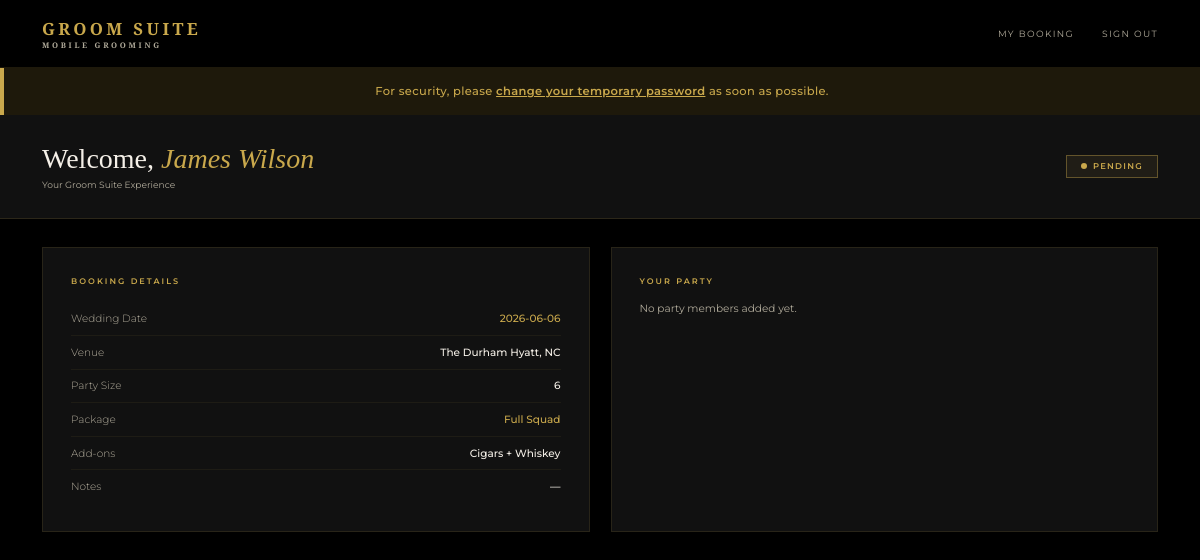
The page /portal (signed in) on the database its author committed.
### models.py (models this page shows)
class User(UserMixin, db.Model):
    id = db.Column(db.Integer, primary_key=True)
    name = db.Column(db.String(100), nullable=False)
    email = db.Column(db.String(120), unique=True, nullable=False)
    password = db.Column(db.String(200), nullable=False)
    role = db.Column(db.String(20), default='client')
    password_changed = db.Column(db.Boolean, default=False)
    bookings = db.relationship('Booking', backref='client', lazy=True)

class Booking(db.Model):
    id = db.Column(db.Integer, primary_key=True)
    wedding_date = db.Column(db.String(50), nullable=False)
    venue = db.Column(db.String(200), nullable=False)
    start_time = db.Column(db.String(20))
    party_size = db.Column(db.Integer, default=1)
    package = db.Column(db.String(100))
    addons = db.Column(db.String(200))
    notes = db.Column(db.Text)
    status = db.Column(db.String(20), default='pending')
    created_at = db.Column(db.DateTime, default=datetime.utcnow)
    user_id = db.Column(db.Integer, db.ForeignKey('user.id'), nullable=False)
    party_members = db.relationship('PartyMember', backref='booking', lazy=True)

### routes.py (the view)
    @app.route('/portal')
    @login_required
    def portal():
        if current_user.role == 'admin':
            return redirect(url_for('admin_dashboard'))
        booking = Booking.query.filter_by(user_id=current_user.id).first()
        return render_template('portal.html', booking=booking)

### auth.py (called while the page is built)
def register_routes(app, login_manager):
    @login_manager.user_loader
    def load_user(user_id):
        return db.session.get(User, int(user_id))
    @app.route('/login', methods=['GET', 'POST'])
    def login():
        if request.method == 'POST':
            email = request.form.get('email')
            password = request.form.get('password')
            user = User.query.filter_by(email=email).first()
            if user and check_password_hash(user.password, password):
                login_user(user)
                if user.role == 'admin':
                    return redirect(url_for('index'))
                return redirect(url_for('portal'))
            flash('Invalid email or password')
        return render_template('login.html')
    @app.route('/logout')
    @login_required
    def logout():
        logout_user()
        return redirect(url_for('index'))

### templates/portal.html (shortened to what this page needs)
{% extends 'base.html' %}
{% block content %}
{% if not current_user.password_changed %}
<div class="flash" style="text-align:center;">
  For security, please <a href="{{ url_for('change_password') }}" style="color:var(--gold);font-weight:600;text-decoration:underline;">change your temporary password</a> as soon as possible.
</div>
{% endif %}
<div class="portal-header">
  <div>
    <h1 class="portal-greeting">Welcome, <span>{{ current_user.name }}</span></h1>
    <p class="portal-meta">Your Groom Suite Experience</p>
  </div>
  {% if booking %}
  <div class="status-badge status-{{ booking.status }}">
    <span class="status-dot"></span>
    {{ booking.status|capitalize }}
  </div>
  {% endif %}
</div>
<div class="portal-body">
  {% if booking %}
  <div class="portal-card">
    <div class="portal-card-title">Booking Details</div>
    <div class="detail-row">
      <span class="detail-label">Wedding Date</span>
      <span class="detail-value gold">{{ booking.wedding_date }}</span>
    </div>
    <div class="detail-row">
      <span class="detail-label">Venue</span>
      <span class="detail-value">{{ booking.venue }}</span>
    </div>
    <div class="detail-row">
      <span class="detail-label">Party Size</span>
      <span class="detail-value">{{ booking.party_size }}</span>
    </div>
    <div class="detail-row">
      <span class="detail-label">Package</span>
      <span class="detail-value gold">{{ booking.package or 'TBD' }}</span>
    </div>
    <div class="detail-row">
      <span class="detail-label">Add-ons</span>
      <span class="detail-value">{{ booking.addons or 'None' }}</span>
    </div>
    <div class="detail-row">
      <span class="detail-label">Notes</span>
      <span class="detail-value">{{ booking.notes or '—' }}</span>
    </div>
  </div>
  <div class="portal-card">
    <div class="portal-card-title">Your Party</div>
    {% if booking.party_members %}
      {% for member in booking.party_members %}
      <div class="detail-row">
        <span class="detail-label">{{ member.name }}</span>
        <span class="detail-value">{{ member.service }}</span>
      </div>
      {% endfor %}
    {% else %}
      <p style="color:var(--white-dim);font-size:0.75rem;">No party members added yet.</p>
    {% endif %}
  </div>
  {% else %}
  <div class="empty-state">
    <p>You don't have a booking yet.</p>
    <a href="{{ url_for('index') }}" class="btn-gold" style="margin-top:1.5rem;width:auto;padding:0.75rem 2rem;">Submit an Inquiry</a>
  </div>
  {% endif %}
</div>
{% endblock %}

### static/css/style.css (style rules this page uses)
*, *::before, *::after { box-sizing: border-box; margin: 0; padding: 0; }
:root { --gold: #C9A84C; --gold-light: #E8C96A; --gold-dim: #8a6f2e; --black: #000000; --black-2: #111111; --black-3: #1A1A1A; --black-5: #2C2C2C; --white: #F5F0E8; --white-dim: #b0aa9a; --font-display: 'Cormorant Garamond', serif; --font-body: 'Montserrat', sans-serif; }
html { font-size: 14px; }
body { font-family: var(--font-body); background: var(--black); color: var(--white); min-height: 100vh; }
.flash { background: rgba(201,168,76,0.15); border-left: 4px solid var(--gold); padding: 1.2rem 2rem; font-size: 0.82rem; color: var(--gold); text-align: center; letter-spacing: 0.03em; font-weight: 500; }
.portal-header { padding: 2rem 3rem; background: var(--black-2); border-bottom: 1px solid rgba(201,168,76,0.15); display: flex; align-items: center; justify-content: space-between; }
.portal-greeting { font-family: var(--font-display); font-size: 2rem; font-weight: 300; }
.portal-greeting span { color: var(--gold); font-style: italic; }
.portal-meta { font-size: 0.65rem; color: var(--white-dim); margin-top: 0.25rem; }
.status-badge { display: inline-flex; align-items: center; gap: 0.4rem; padding: 0.4rem 1rem; font-size: 0.6rem; letter-spacing: 0.15em; text-transform: uppercase; font-weight: 600; border: 1px solid; }
.status-pending { border-color: rgba(201,168,76,0.4); color: var(--gold); background: rgba(201,168,76,0.08); }
.status-dot { width: 6px; height: 6px; border-radius: 50%; background: currentColor; }
.portal-body { padding: 2rem 3rem; display: grid; grid-template-columns: 1fr 1fr; gap: 1.5rem; }
.portal-card { background: var(--black-2); border: 1px solid rgba(201,168,76,0.12); padding: 2rem; }
.portal-card-title { font-size: 0.58rem; letter-spacing: 0.25em; text-transform: uppercase; color: var(--gold); margin-bottom: 1.2rem; font-weight: 600; }
.detail-row { display: flex; justify-content: space-between; align-items: center; padding: 0.7rem 0; border-bottom: 1px solid rgba(201,168,76,0.07); font-size: 0.75rem; }
.detail-row:last-child { border-bottom: none; }
.detail-label { color: var(--white-dim); font-weight: 300; }
.detail-value { color: var(--white); font-weight: 500; }
.detail-value.gold { color: var(--gold); }

### rows shown on the page
User: name "James Wilson"
Booking: status "PENDING", wedding_date "2026-06-06", venue "The Durham Hyatt, NC", party_size "6", package "Full Squad", addons "Cigars + Whiskey", notes "—"
